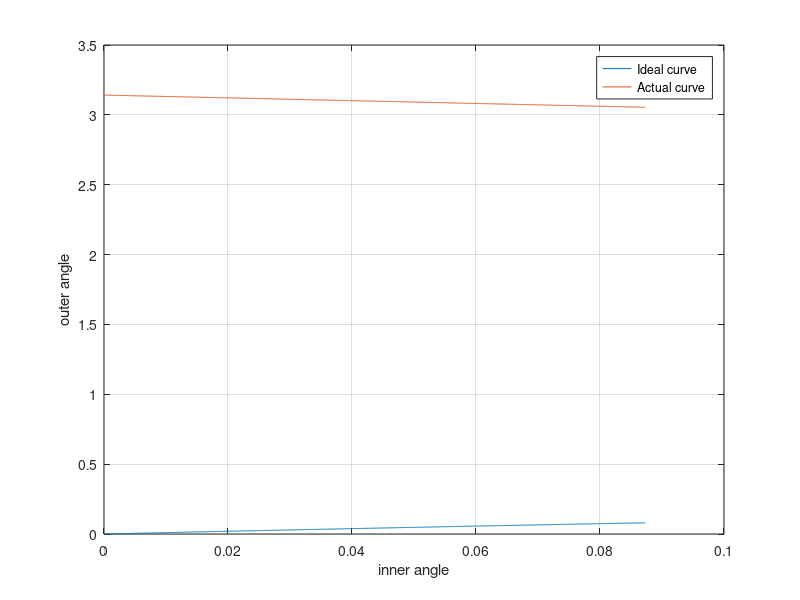

Here is the MATLAB script that generated this plot:
clc

a1=input('What is the initial inclination (degrees) of the imaginary line joining the pin joints on the axle and tie rods? '); 
di=input('How much is max. turning angle for inner wheel (in degrees)? ');
w=input('How much is distance between two knuckle pins in mm? ');
c=input('How much is the distance between two axles in mm? '); 
r=input('What is the rack length  (joint to joint) in mm? ');
t=input('How much is the max. rack travel in either direction in mm? ');

Di=(pi*di)/180; 
Do=acot(cot(Di)+(w/c)); 
a=(pi*a1)/180; 

A = [1 2*sin(a - Di) 2*((w-r)/2 + t)*cos(a - Di); 1 2*sin(a + Do) 2*((w-r)/2 - t)*cos(a + Do); 1 2*sin(a) 2*((w-r)/2)*cos(a)];
B = [((w-r)/2 + t);((w-r)/2 - t);((w-r)/2)].^2;

Soln = A\B;

L = Soln(3);
D = Soln(2)/L;
M = sqrt(Soln(1) + D^2 + L^2);

fprintf('Steering arm length is %f mm \n', L);
fprintf('Tie rod length is %f mm \n', M);
fprintf('Distance from front axle is %f mm \n', D);

Ang_inn = linspace(0,Di,1000);
Ang_out_ideal = acot(w/c + cot(Ang_inn));

rack_travels = L*cos(a - Ang_inn) + sqrt(M^2 - (D - L*sin(a - Ang_inn)).^2) - (w-r)/2;
Bi = (w-r)/2 - rack_travels;

Ang_out_real = acos(Bi.*(Soln(3))./(sqrt((Soln(2)).^2 + (Bi.*Soln(3)).^2))) - a + acos((Bi.^2 - Soln(1))./(2*sqrt((Soln(2)).^2 + (Bi.*Soln(3)).^2)));

v=asin(D/(L+M));
md=(L+M)*cos(v)-((w-r)/2);
if t>md
    fprintf('This mechanism cannot be used');
else
    fprintf('This mechanism can be used');
end

figure
plot(Ang_inn, Ang_out_ideal)
hold on
plot(Ang_inn, Ang_out_real)
legend('Ideal curve','Actual curve');
xlabel('inner angle');
ylabel('outer angle');
hold off
grid on;